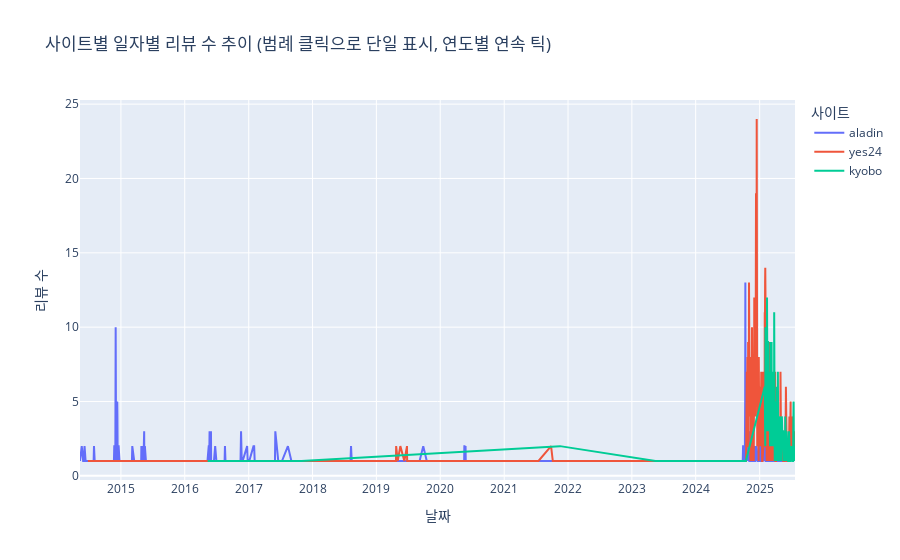

The notebook cell saved with this chart:
### Code cell
# Cell 4: 인터랙티브 Plotly 차트 (범례 클릭으로 단일 표시, 연도별 연속 틱)

import pandas as pd
import plotly.express as px
import os

# Cell 3에서 정의된 kyobo, yes24, aladin DataFrame 재사용
df_all = pd.concat([kyobo, yes24, aladin], ignore_index=True).dropna(subset=['date'])
df_all['date_only'] = df_all['date'].dt.date

daily = df_all.groupby(['date_only', 'site']).size().reset_index(name='count')

fig = px.line(
    daily,
    x='date_only',
    y='count',
    color='site',
    labels={'date_only': '날짜', 'count': '리뷰 수', 'site': '사이트'},
    title='사이트별 일자별 리뷰 수 추이 (범례 클릭으로 단일 표시, 연도별 연속 틱)'
)

# 범례 클릭 시 해당 시리즈만 표시
fig.update_layout(legend_itemclick='toggleothers')

# 연도별 연속 틱
years = pd.date_range(
    start=daily['date_only'].min(), 
    end=daily['date_only'].max(), 
    freq='YS'
)
fig.update_xaxes(tickvals=years, tickformat='%Y')

# ─── 저장 경로 지정 ───
out_dir = 'plots'
os.makedirs(out_dir, exist_ok=True)
out_fn = os.path.join(out_dir, 'daily_review_trends_interactive.html')

# HTML로 저장
fig.write_html(out_fn, include_plotlyjs='cdn')
print(f"✅ Interactive chart saved to: {os.path.abspath(out_fn)}")

# 차트 표시
fig.show()

### Figure 1 — Plotly figure (JSON) as saved in the notebook; plotly's stock layout.template omitted (floating-point values rounded to 4 significant figures; data arrays with more than 128 entries replaced by an {"elided": "..."} marker saying what was removed)
{"data": [{"hovertemplate": "사이트=aladin<br>날짜=%{x}<br>리뷰 수=%{y}<extra></extra>", "legendgroup": "aladin", "line": {"color": "#636efa", "dash": "solid"}, "marker": {"symbol": "circle"}, "mode": "lines", "name": "aladin", "orientation": "v", "showlegend": true, "type": "scatter", "x": {"elided": "433 str values"}, "xaxis": "x", "y": {"elided": "433 int values"}, "yaxis": "y"}, {"hovertemplate": "사이트=yes24<br>날짜=%{x}<br>리뷰 수=%{y}<extra></extra>", "legendgroup": "yes24", "line": {"color": "#EF553B", "dash": "solid"}, "marker": {"symbol": "circle"}, "mode": "lines", "name": "yes24", "orientation": "v", "showlegend": true, "type": "scatter", "x": {"elided": "368 str values"}, "xaxis": "x", "y": {"elided": "368 int values"}, "yaxis": "y"}, {"hovertemplate": "사이트=kyobo<br>날짜=%{x}<br>리뷰 수=%{y}<extra></extra>", "legendgroup": "kyobo", "line": {"color": "#00cc96", "dash": "solid"}, "marker": {"symbol": "circle"}, "mode": "lines", "name": "kyobo", "orientation": "v", "showlegend": true, "type": "scatter", "x": {"elided": "160 str values"}, "xaxis": "x", "y": {"elided": "160 int values"}, "yaxis": "y"}], "layout": {"legend": {"itemclick": "toggleothers", "title": {"text": "사이트"}, "tracegroupgap": 0}, "title": {"text": "사이트별 일자별 리뷰 수 추이 (범례 클릭으로 단일 표시, 연도별 연속 틱)"}, "xaxis": {"anchor": "y", "domain": [0, 1], "tickformat": "%Y", "tickvals": ["2015-01-01T00:00:00", "2016-01-01T00:00:00", "2017-01-01T00:00:00", "2018-01-01T00:00:00", "2019-01-01T00:00:00", "2020-01-01T00:00:00", "2021-01-01T00:00:00", "2022-01-01T00:00:00", "2023-01-01T00:00:00", "2024-01-01T00:00:00", "2025-01-01T00:00:00"], "title": {"text": "날짜"}}, "yaxis": {"anchor": "x", "domain": [0, 1], "title": {"text": "리뷰 수"}}}}
